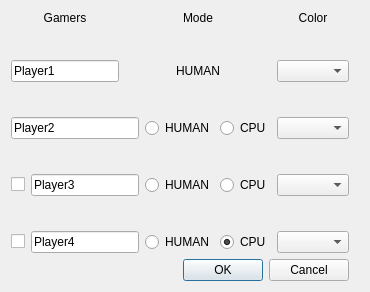
<?xml version="1.0" encoding="UTF-8"?>
<ui version="4.0">
 <class>gameplaySettings</class>
 <widget class="QDialog" name="gameplaySettings">
  <property name="geometry">
   <rect>
    <x>0</x>
    <y>0</y>
    <width>370</width>
    <height>292</height>
   </rect>
  </property>
  <property name="windowTitle">
   <string>Dialog</string>
  </property>
  <layout class="QFormLayout" name="formLayout">
   <item row="0" column="0">
    <layout class="QVBoxLayout" name="verticalLayout">
     <item>
      <layout class="QGridLayout" name="gridLayout">
       <item row="0" column="2">
        <widget class="QLabel" name="label_5">
         <property name="text">
          <string>Mode</string>
         </property>
         <property name="alignment">
          <set>Qt::AlignCenter</set>
         </property>
        </widget>
       </item>
       <item row="3" column="0">
        <widget class="QLineEdit" name="lineEditP1">
         <property name="text">
          <string>Player1</string>
         </property>
        </widget>
       </item>
       <item row="2" column="2">
        <spacer name="verticalSpacer_4">
         <property name="orientation">
          <enum>Qt::Vertical</enum>
         </property>
         <property name="sizeHint" stdset="0">
          <size>
           <width>20</width>
           <height>40</height>
          </size>
         </property>
        </spacer>
       </item>
       <item row="3" column="1">
        <spacer name="horizontalSpacer">
         <property name="orientation">
          <enum>Qt::Horizontal</enum>
         </property>
         <property name="sizeHint" stdset="0">
          <size>
           <width>40</width>
           <height>20</height>
          </size>
         </property>
        </spacer>
       </item>
       <item row="3" column="2">
        <widget class="QLabel" name="label_2">
         <property name="text">
          <string>HUMAN</string>
         </property>
         <property name="alignment">
          <set>Qt::AlignCenter</set>
         </property>
        </widget>
       </item>
       <item row="2" column="0">
        <spacer name="verticalSpacer_9">
         <property name="orientation">
          <enum>Qt::Vertical</enum>
         </property>
         <property name="sizeHint" stdset="0">
          <size>
           <width>20</width>
           <height>40</height>
          </size>
         </property>
        </spacer>
       </item>
       <item row="0" column="4">
        <widget class="QLabel" name="label_6">
         <property name="text">
          <string>Color</string>
         </property>
         <property name="alignment">
          <set>Qt::AlignCenter</set>
         </property>
        </widget>
       </item>
       <item row="3" column="4">
        <widget class="QComboBox" name="comboBoxP1"/>
       </item>
       <item row="2" column="4">
        <spacer name="verticalSpacer_5">
         <property name="orientation">
          <enum>Qt::Vertical</enum>
         </property>
         <property name="sizeHint" stdset="0">
          <size>
           <width>20</width>
           <height>40</height>
          </size>
         </property>
        </spacer>
       </item>
       <item row="0" column="0">
        <widget class="QLabel" name="label_4">
         <property name="text">
          <string>Gamers</string>
         </property>
         <property name="alignment">
          <set>Qt::AlignCenter</set>
         </property>
        </widget>
       </item>
       <item row="3" column="3">
        <spacer name="horizontalSpacer_2">
         <property name="orientation">
          <enum>Qt::Horizontal</enum>
         </property>
         <property name="sizeHint" stdset="0">
          <size>
           <width>40</width>
           <height>20</height>
          </size>
         </property>
        </spacer>
       </item>
      </layout>
     </item>
     <item>
      <layout class="QGridLayout" name="gridLayout_2">
       <item row="0" column="0">
        <spacer name="verticalSpacer_10">
         <property name="orientation">
          <enum>Qt::Vertical</enum>
         </property>
         <property name="sizeHint" stdset="0">
          <size>
           <width>20</width>
           <height>40</height>
          </size>
         </property>
        </spacer>
       </item>
       <item row="0" column="1">
        <spacer name="verticalSpacer_3">
         <property name="orientation">
          <enum>Qt::Vertical</enum>
         </property>
         <property name="sizeHint" stdset="0">
          <size>
           <width>20</width>
           <height>40</height>
          </size>
         </property>
        </spacer>
       </item>
       <item row="0" column="2">
        <spacer name="verticalSpacer_6">
         <property name="orientation">
          <enum>Qt::Vertical</enum>
         </property>
         <property name="sizeHint" stdset="0">
          <size>
           <width>20</width>
           <height>40</height>
          </size>
         </property>
        </spacer>
       </item>
       <item row="1" column="0">
        <widget class="QLineEdit" name="lineEditP2">
         <property name="text">
          <string>Player2</string>
         </property>
        </widget>
       </item>
       <item row="1" column="1">
        <layout class="QHBoxLayout" name="horizontalLayout">
         <property name="spacing">
          <number>6</number>
         </property>
         <item>
          <widget class="QRadioButton" name="radioButtonP2">
           <property name="enabled">
            <bool>true</bool>
           </property>
           <property name="text">
            <string>HUMAN</string>
           </property>
          </widget>
         </item>
         <item>
          <widget class="QRadioButton" name="radioButtonP2_2">
           <property name="enabled">
            <bool>true</bool>
           </property>
           <property name="text">
            <string>CPU</string>
           </property>
           <property name="checked">
            <bool>true</bool>
           </property>
          </widget>
         </item>
        </layout>
       </item>
       <item row="1" column="2">
        <widget class="QComboBox" name="comboBoxP2"/>
       </item>
      </layout>
     </item>
     <item>
      <layout class="QGridLayout" name="gridLayout_3">
       <item row="0" column="0">
        <spacer name="verticalSpacer_11">
         <property name="orientation">
          <enum>Qt::Vertical</enum>
         </property>
         <property name="sizeHint" stdset="0">
          <size>
           <width>20</width>
           <height>40</height>
          </size>
         </property>
        </spacer>
       </item>
       <item row="0" column="1">
        <spacer name="verticalSpacer">
         <property name="orientation">
          <enum>Qt::Vertical</enum>
         </property>
         <property name="sizeHint" stdset="0">
          <size>
           <width>20</width>
           <height>40</height>
          </size>
         </property>
        </spacer>
       </item>
       <item row="0" column="2">
        <spacer name="verticalSpacer_7">
         <property name="orientation">
          <enum>Qt::Vertical</enum>
         </property>
         <property name="sizeHint" stdset="0">
          <size>
           <width>20</width>
           <height>40</height>
          </size>
         </property>
        </spacer>
       </item>
       <item row="1" column="0">
        <layout class="QHBoxLayout" name="horizontalLayout_4">
         <item>
          <widget class="QCheckBox" name="checkBoxP3">
           <property name="text">
            <string/>
           </property>
          </widget>
         </item>
         <item>
          <widget class="QLineEdit" name="lineEditP3">
           <property name="text">
            <string>Player3</string>
           </property>
          </widget>
         </item>
        </layout>
       </item>
       <item row="1" column="1">
        <layout class="QHBoxLayout" name="horizontalLayout_2">
         <property name="spacing">
          <number>6</number>
         </property>
         <item>
          <widget class="QRadioButton" name="radioButtonP3">
           <property name="enabled">
            <bool>true</bool>
           </property>
           <property name="text">
            <string>HUMAN</string>
           </property>
          </widget>
         </item>
         <item>
          <widget class="QRadioButton" name="radioButtonP3_2">
           <property name="enabled">
            <bool>true</bool>
           </property>
           <property name="text">
            <string>CPU</string>
           </property>
           <property name="checked">
            <bool>true</bool>
           </property>
          </widget>
         </item>
        </layout>
       </item>
       <item row="1" column="2">
        <widget class="QComboBox" name="comboBoxP3"/>
       </item>
      </layout>
     </item>
     <item>
      <layout class="QGridLayout" name="gridLayout_4">
       <item row="0" column="0">
        <spacer name="verticalSpacer_12">
         <property name="orientation">
          <enum>Qt::Vertical</enum>
         </property>
         <property name="sizeHint" stdset="0">
          <size>
           <width>20</width>
           <height>40</height>
          </size>
         </property>
        </spacer>
       </item>
       <item row="0" column="1">
        <spacer name="verticalSpacer_2">
         <property name="orientation">
          <enum>Qt::Vertical</enum>
         </property>
         <property name="sizeHint" stdset="0">
          <size>
           <width>20</width>
           <height>40</height>
          </size>
         </property>
        </spacer>
       </item>
       <item row="0" column="2">
        <spacer name="verticalSpacer_8">
         <property name="orientation">
          <enum>Qt::Vertical</enum>
         </property>
         <property name="sizeHint" stdset="0">
          <size>
           <width>20</width>
           <height>40</height>
          </size>
         </property>
        </spacer>
       </item>
       <item row="1" column="0">
        <layout class="QHBoxLayout" name="horizontalLayout_5">
         <item>
          <widget class="QCheckBox" name="checkBoxP4">
           <property name="text">
            <string/>
           </property>
          </widget>
         </item>
         <item>
          <widget class="QLineEdit" name="lineEditP4">
           <property name="text">
            <string>Player4</string>
           </property>
          </widget>
         </item>
        </layout>
       </item>
       <item row="1" column="1">
        <layout class="QHBoxLayout" name="horizontalLayout_3">
         <property name="spacing">
          <number>6</number>
         </property>
         <item>
          <widget class="QRadioButton" name="radioButtonP4">
           <property name="enabled">
            <bool>true</bool>
           </property>
           <property name="text">
            <string>HUMAN</string>
           </property>
          </widget>
         </item>
         <item>
          <widget class="QRadioButton" name="radioButtonP4_2">
           <property name="enabled">
            <bool>true</bool>
           </property>
           <property name="text">
            <string>CPU</string>
           </property>
           <property name="checked">
            <bool>true</bool>
           </property>
          </widget>
         </item>
        </layout>
       </item>
       <item row="1" column="2">
        <widget class="QComboBox" name="comboBoxP4"/>
       </item>
      </layout>
     </item>
     <item>
      <widget class="QDialogButtonBox" name="buttonBox">
       <property name="orientation">
        <enum>Qt::Horizontal</enum>
       </property>
       <property name="standardButtons">
        <set>QDialogButtonBox::Cancel|QDialogButtonBox::Ok</set>
       </property>
      </widget>
     </item>
    </layout>
   </item>
  </layout>
 </widget>
 <resources/>
 <connections>
  <connection>
   <sender>buttonBox</sender>
   <signal>accepted()</signal>
   <receiver>gameplaySettings</receiver>
   <slot>accept()</slot>
   <hints>
    <hint type="sourcelabel">
     <x>248</x>
     <y>254</y>
    </hint>
    <hint type="destinationlabel">
     <x>157</x>
     <y>274</y>
    </hint>
   </hints>
  </connection>
  <connection>
   <sender>buttonBox</sender>
   <signal>rejected()</signal>
   <receiver>gameplaySettings</receiver>
   <slot>reject()</slot>
   <hints>
    <hint type="sourcelabel">
     <x>316</x>
     <y>260</y>
    </hint>
    <hint type="destinationlabel">
     <x>286</x>
     <y>274</y>
    </hint>
   </hints>
  </connection>
 </connections>
</ui>
